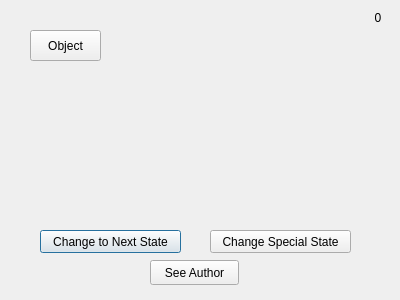
<?xml version="1.0" encoding="UTF-8"?>
<ui version="4.0">
 <class>Dialog</class>
 <widget class="QDialog" name="Dialog">
  <property name="geometry">
   <rect>
    <x>0</x>
    <y>0</y>
    <width>400</width>
    <height>300</height>
   </rect>
  </property>
  <property name="windowTitle">
   <string>Dialog</string>
  </property>
  <widget class="QPushButton" name="stateChangeNormalButton">
   <property name="geometry">
    <rect>
     <x>40</x>
     <y>230</y>
     <width>141</width>
     <height>23</height>
    </rect>
   </property>
   <property name="text">
    <string>Change to Next State</string>
   </property>
  </widget>
  <widget class="QPushButton" name="myObject">
   <property name="geometry">
    <rect>
     <x>30</x>
     <y>30</y>
     <width>71</width>
     <height>31</height>
    </rect>
   </property>
   <property name="text">
    <string>Object</string>
   </property>
  </widget>
  <widget class="QPushButton" name="stateChangeSpecialButton">
   <property name="geometry">
    <rect>
     <x>210</x>
     <y>230</y>
     <width>141</width>
     <height>23</height>
    </rect>
   </property>
   <property name="text">
    <string>Change Special State</string>
   </property>
  </widget>
  <widget class="QLabel" name="stateStatus">
   <property name="geometry">
    <rect>
     <x>370</x>
     <y>10</y>
     <width>16</width>
     <height>16</height>
    </rect>
   </property>
   <property name="text">
    <string>0</string>
   </property>
   <property name="alignment">
    <set>Qt::AlignCenter</set>
   </property>
  </widget>
  <widget class="QPushButton" name="pushButton">
   <property name="geometry">
    <rect>
     <x>150</x>
     <y>260</y>
     <width>89</width>
     <height>25</height>
    </rect>
   </property>
   <property name="text">
    <string>See Author</string>
   </property>
  </widget>
 </widget>
 <layoutdefault spacing="6" margin="11"/>
 <resources/>
 <connections/>
</ui>
